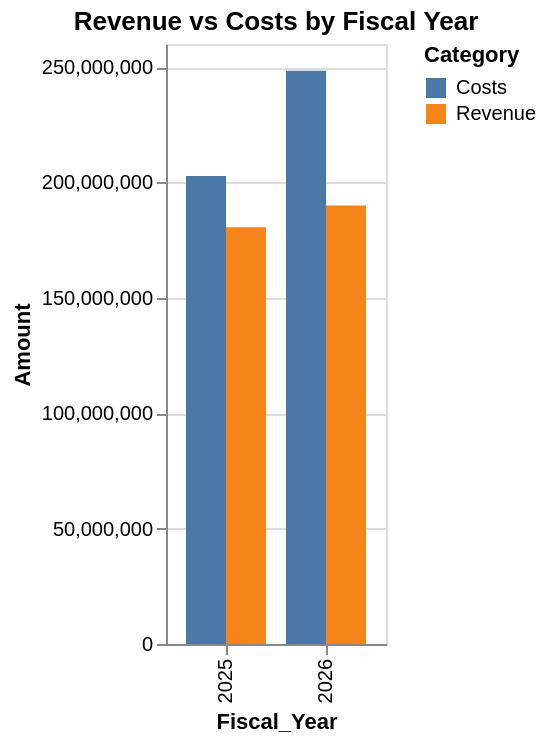

This figure's notebook cell:
### Code cell
alt.Chart(financial_long).mark_bar().encode(
    x="Fiscal_Year:O",
    y="Amount:Q",
    color="Category:N",
    xOffset="Category:N",
    tooltip=["Fiscal_Year", "Category", "Amount"]
).properties(
    title="Revenue vs Costs by Fiscal Year"
)

### Figure 1 — Vega-Lite specification as saved in the notebook (floating-point values rounded to 4 significant figures)
{"config": {"view": {"continuousWidth": 300, "continuousHeight": 300}}, "data": {"name": "data-a6b5358bbc5c603ae89a47356f54cc4d"}, "mark": {"type": "bar"}, "encoding": {"color": {"field": "Category", "type": "nominal"}, "tooltip": [{"field": "Fiscal_Year", "type": "quantitative"}, {"field": "Category", "type": "nominal"}, {"field": "Amount", "type": "quantitative"}], "x": {"field": "Fiscal_Year", "type": "ordinal"}, "xOffset": {"field": "Category", "type": "nominal"}, "y": {"field": "Amount", "type": "quantitative"}}, "title": "Revenue vs Costs by Fiscal Year", "$schema": "https://vega.github.io/schema/vega-lite/v5.20.1.json", "datasets": {"data-a6b5358bbc5c603ae89a47356f54cc4d": [{"Fiscal_Year": 2025, "Category": "Revenue", "Amount": 180600000.0}, {"Fiscal_Year": 2026, "Category": "Revenue", "Amount": 190000000.0}, {"Fiscal_Year": 2025, "Category": "Costs", "Amount": 202800000.0}, {"Fiscal_Year": 2026, "Category": "Costs", "Amount": 248400000.0}]}}
